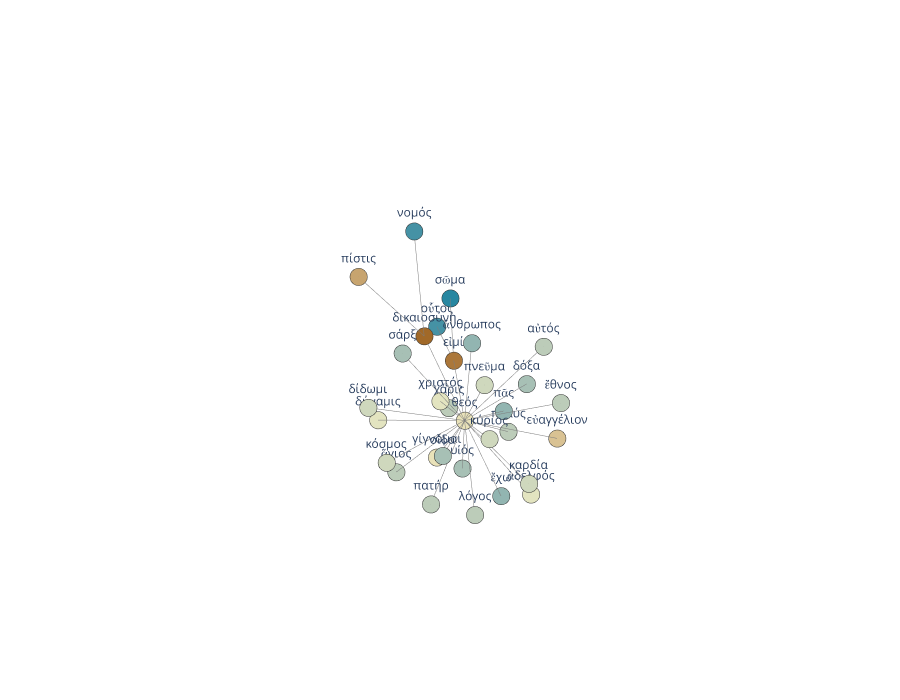

The notebook cell this image was saved under:
### Code cell
fig = textnet.draw_3d_network(ego_network)
fig.show()
